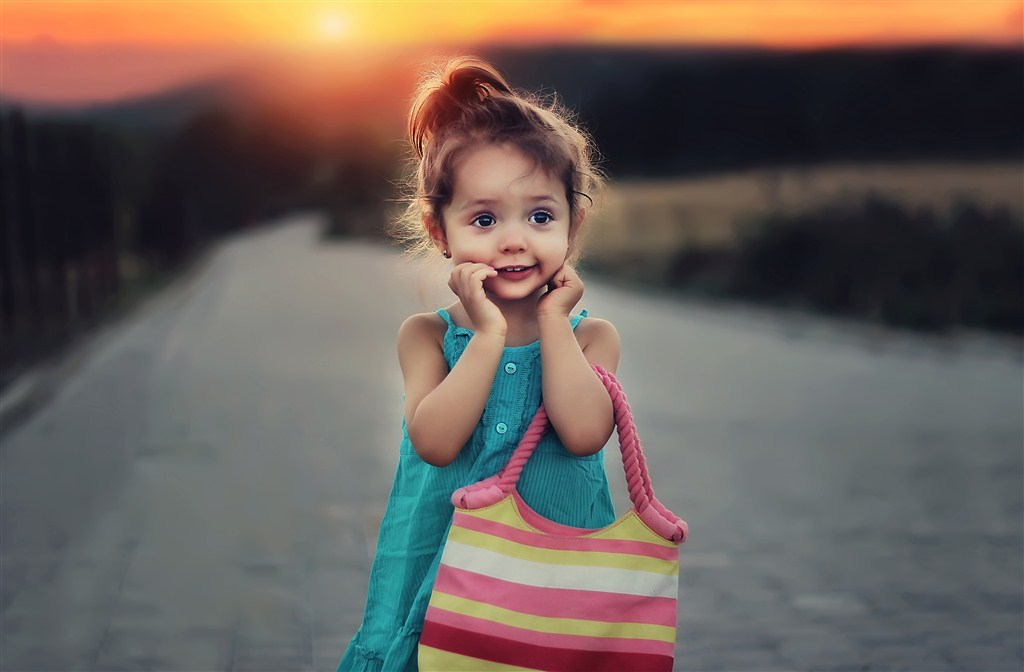
#> input picture opencv/images/others/002.jpg, 1024 x 672 px, found by its file name
$ python load_display_save.py
#> lines starting #> are read from the running program, lines starting #| are printed output that depends on the picture; after the words box and inside, x2 and y2 are one past the last pixel; in counts of white or black regions, pixels touching at a corner belong together
from __future__ import print_function
# import argparse
import cv2

# [5 lines of commented-out code are left out]
image = cv2.imread("./images/others/002.jpg")
#> image is the input picture: shape (672, 1024, 3); mean B, G, R 89.8, 95.7, 107.5
print("width: {} pixels".format(image.shape[1]))
#| width: 1024 pixels
print("height: {} pixels".format(image.shape[0]))
#| height: 672 pixels
print("channels: {}".format(image.shape[2]))
#| channels: 3

cv2.imshow("Original", image)
# cv2.waitKey(0)
# cv2.imwrite("newimage.jpg", image)
(b, g, r) = image[0, 0]
#> b = 81; g = 163; r = 245
print("Pixel at (0, 0) - Red: {}, Green: {}, Blue: {}".format(r, g, b))
#| Pixel at (0, 0) - Red: 245, Green: 163, Blue: 81

image[0, 0] = (0, 0, 255)
#> image: shape (672, 1024, 3); under 0.01% of pixels changed, all inside (x1, y1, x2, y2) = (0, 0, 1, 1)
(b, g, r) = image[0, 0]
#> b = 0; g = 0; r = 255
print("Pixel at (0, 0) - Red: {}, Green: {}, Blue: {}".format(r, g, b))
#| Pixel at (0, 0) - Red: 255, Green: 0, Blue: 0

corner = image[0:100, 0:100]
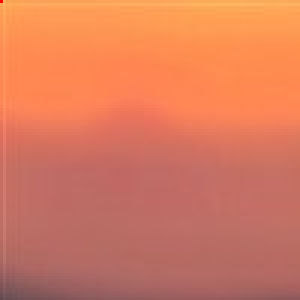
#> corner: shape (100, 100, 3) (shown 3 times larger); mean B, G, R 92.8, 122.3, 216.2
cv2.imshow("Corner", corner)

image[0:100, 0:100] = (0, 255, 0)
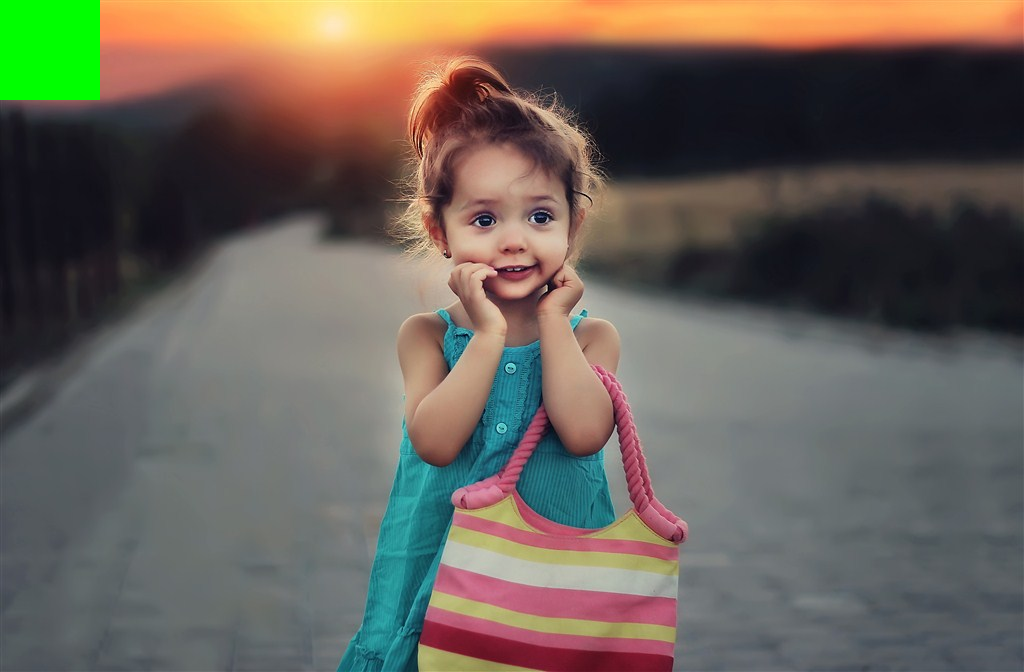
#> image: shape (672, 1024, 3); mean B, G, R 88.5, 97.7, 104.4

cv2.imshow("Updated", image)
cv2.waitKey(0)

$ run again, with opencv/images/others/003.jpg copied over opencv/images/others/002.jpg
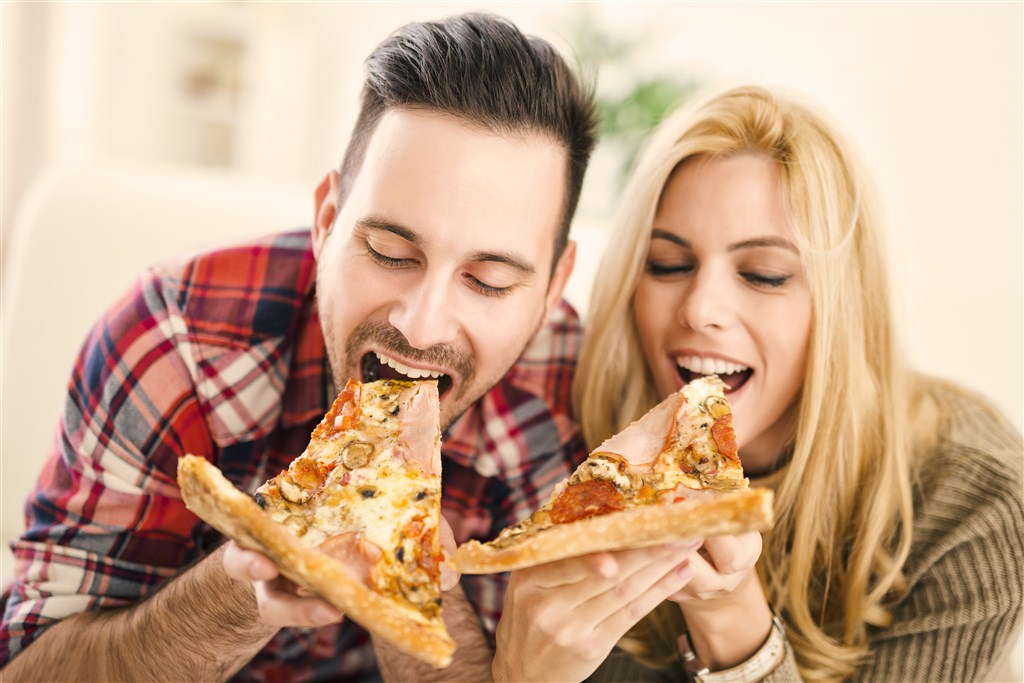
#> input picture opencv/images/others/003.jpg, 1024 x 683 px, found by its file name
#> image is the input picture: shape (683, 1024, 3); mean B, G, R 138.3, 165.4, 200.5
#| width: 1024 pixels
#| height: 683 pixels
#| channels: 3
#> `(b, g, r) = image[0, 0]`: b = 223; g = 239; r = 245
#| Pixel at (0, 0) - Red: 245, Green: 239, Blue: 223
#> `(b, g, r) = image[0, 0]`: b = 0; r = 255
#| Pixel at (0, 0) - Red: 255, Green: 0, Blue: 0
#> `corner = image[0:100, 0:100]`:
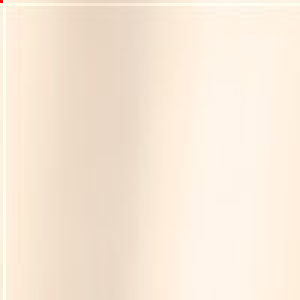
#> corner: shape (100, 100, 3) (shown 3 times larger); mean B, G, R 216.8, 233.2, 247.9
#> `image[0:100, 0:100] = (0, 255, 0)`:
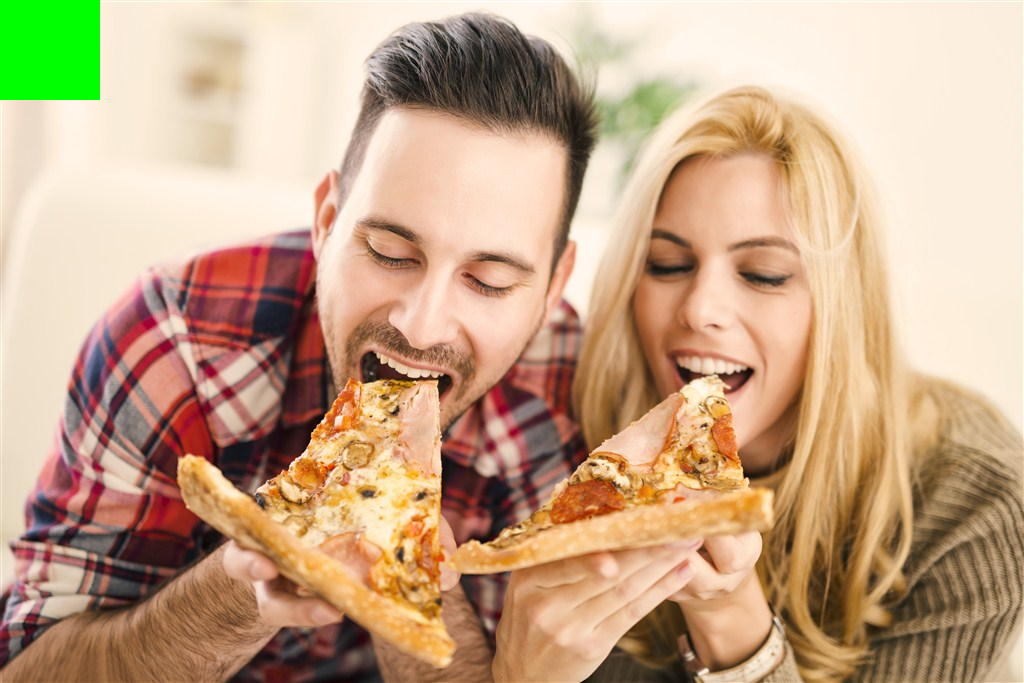
#> image: shape (683, 1024, 3); mean B, G, R 135.2, 165.7, 196.9

$ run again, with opencv/images/others/cat001.jpg copied over opencv/images/others/002.jpg
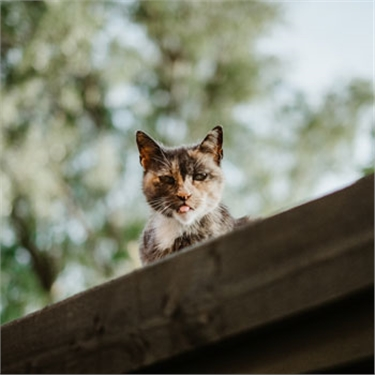
#> input picture opencv/images/others/cat001.jpg, 375 x 375 px, found by its file name
#> image is the input picture: shape (375, 375, 3); mean B, G, R 103.4, 118.6, 116.7
#| width: 375 pixels
#| height: 375 pixels
#| channels: 3
#> `(b, g, r) = image[0, 0]`: b = 133; g = 151; r = 138
#| Pixel at (0, 0) - Red: 138, Green: 151, Blue: 133
#> `(b, g, r) = image[0, 0]`: b = 0; r = 255
#| Pixel at (0, 0) - Red: 255, Green: 0, Blue: 0
#> `corner = image[0:100, 0:100]`:
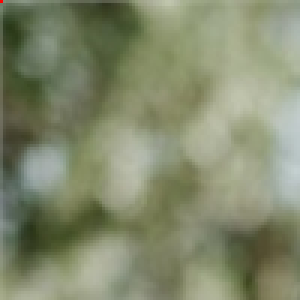
#> corner: shape (100, 100, 3) (shown 3 times larger); mean B, G, R 108.9, 137.6, 130.7
#> `image[0:100, 0:100] = (0, 255, 0)`:
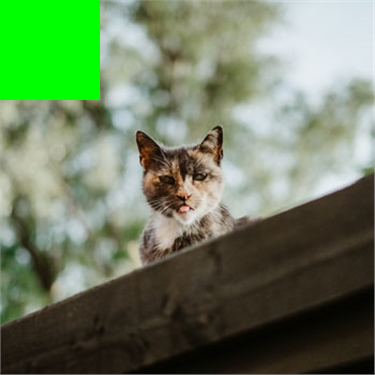
#> image: shape (375, 375, 3); mean B, G, R 95.6, 127, 107.4
